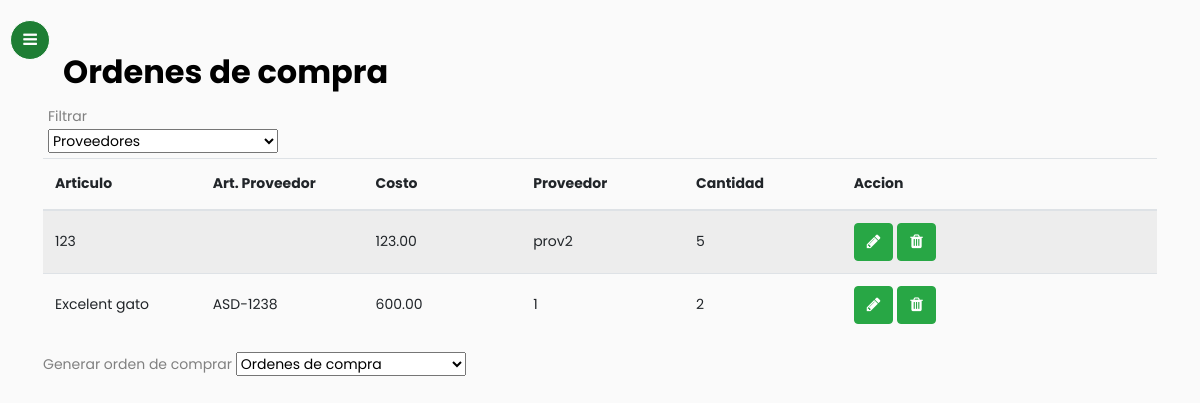
Page /ordenCompra/ (signed in) on the earlier database version.
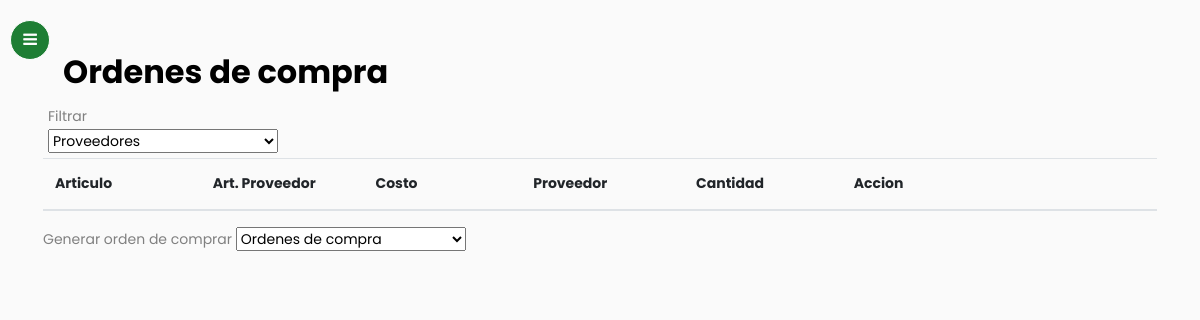
Same page on the later database version.
### gestionStock/models.py (models this page shows)
class Tmp_Orden_Compra(models.Model):
    articulo_proveedor = models.TextField(max_length = 30, blank = True, default = "", null = True)
    descripcion = models.TextField(max_length = 30, blank = True, default = "", null = True)
    precio_costo = models.DecimalField(max_digits=14, decimal_places=2, default = 0, null = True)
    proveedor = models.ForeignKey(Proveedores, on_delete = models.CASCADE, null = True)
    cantidad = models.IntegerField(default=0)
    class Meta:
        verbose_name_plural = "Pre Orden de Compra"

class Proveedores(models.Model):
    razon_social = models.TextField(max_length = 30)
    cuit = models.TextField(max_length = 30)
    direccion = models.TextField(max_length = 30, blank = True, default = "")
    telefono = models.TextField(max_length = 30, blank = True, default = "")
    email = models.EmailField(blank = True, default = "")
    localidad = models.ForeignKey(Localidades, on_delete = models.CASCADE, null= True)
    class Meta:
        verbose_name_plural = "Proveedores"
    def __str__(self):
        return self.razon_social

### gestionStock/views.py (the view)
# urls.py: path('ordenCompra/', login_required(views.OrdenCompraList.as_view()), name="ordenCompraList"),
class OrdenCompraList(ListView):
    model = Tmp_Orden_Compra
    queryset = model.objects.all()
    context_object_name = "ordenCompra"
    template_name = "ordenCompra.html"
    paginate_by = 20
    def get_queryset(self): # new
        query = self.request.GET.get('buscar')
        query2 = self.request.GET.get('art')
        if query:
            object_list = Tmp_Orden_Compra.objects.filter(
                Q(proveedor__razon_social__icontains=query))
        elif query2:
            object_list = Tmp_Orden_Compra.objects.filter(
                Q(descripcion=query2))
        else:
            object_list = Tmp_Orden_Compra.objects.all()
        return object_list

### gestionStock/templates/ordenCompra.html (shortened to what this page needs)
{% extends "base.html" %}
{% load static %}
{% block content %}
    <div class="container-lg">
        <div class="col-sm-9"><h2><b>Ordenes de compra</b></h2></div>
        <div class="table-title">
            <div class="row">
                <div class="col-sm-3">
                    <a>Filtrar</a>
                    <select name="selector" onchange="this.options[this.selectedIndex].value && (window.location = this.options[this.selectedIndex].value);">
                        <option value="">Proveedores</option>
                    </select>
                </div>
            </div>
        </div>
        <div class="form-row">
            <table class="table table-striped mt-1">
                <thead>
                <tr>
                    <th class="align-middle col-sm-1">Articulo</th>
                    <th class="align-middle col-sm-1">Art. Proveedor</th>
                    <th class="align-middle col-sm-1">Costo</th>
                    <th class="align-middle col-sm-1">Proveedor</th>
                    <th class="align-middle col-sm-1">Cantidad</th>
                    <th class="align-middle col-sm-2">Accion</th>
                </tr>
                </thead>
                <tbody>
                {% for articulo in ordenCompra %}
                    <tr>
                        <td class="align-middle col-sm-1">{{articulo.descripcion}}</td>
                        <td class="align-middle col-sm-1">{{articulo.articulo_proveedor}}</td>
                        <td class="align-middle col-sm-1">{{articulo.precio_costo}}</td>
                        <td class="align-middle col-sm-1">{{articulo.proveedor}}</td>
                        <td class="align-middle col-sm-1">{{articulo.cantidad}}</td>
                        <td class="align-middle col-sm-2">
                            <a href="{% url 'ordenCompraEdit' articulo.id %}"><button type="button" class="btn btn-success add-new btn-xs"><i class="fa fa-pencil fa-xs" aria-hidden="true"></i></button></a>
                            <a href="{% url 'ordenCompraDelete' articulo.id %}"><button type="button" class="btn btn-success add-new btn-xs"><i class="fa fa-trash fa-xs" aria-hidden="true"></i></button></a>
                        </td>
                    </tr>
                {% endfor %}
                </tbody>
            </table>
            <p>
                <a> Generar orden de comprar</a>
                <select id="dynamic_select">
                    <option value="" selected>Ordenes de compra</option>
                </select>
            </p>
        </div>
    </div>
{% endblock %}

Differences in the rows shown:
removed Tmp_Orden_Compra: descripcion "123", precio_costo "123.00", proveedor "prov2", cantidad "5"
removed Tmp_Orden_Compra: descripcion "Excelent gato", articulo_proveedor "ASD-1238", precio_costo "600.00", proveedor "1", cantidad "2"
